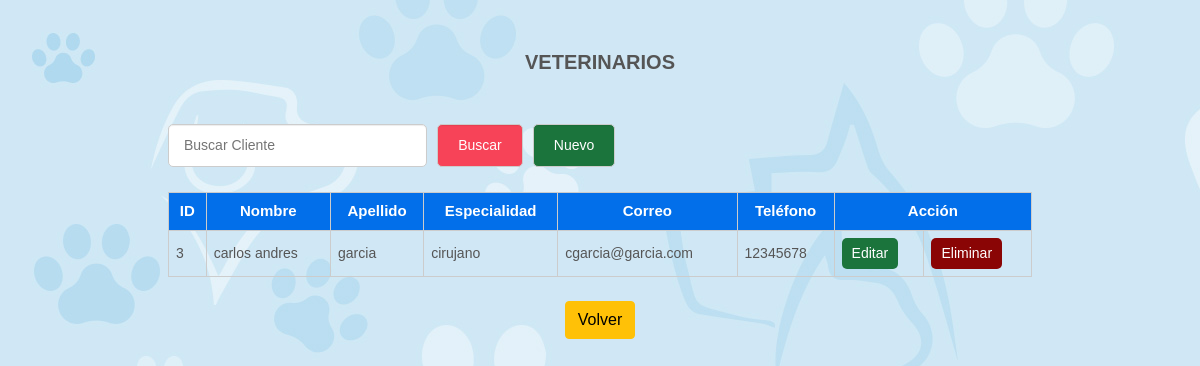
Screenshot of /indexv.php with the database file from the repository.
### tables this page shows
CREATE TABLE `doctor` (
  `id_doctor` int(4) NOT NULL,
  `nombre_doc` varchar(200) NOT NULL,
  `apellido_doc` varchar(200) NOT NULL,
  `especialidad` varchar(200) NOT NULL,
  `correo_doc` varchar(200) NOT NULL,
  `telefono_doc` int(10) NOT NULL
);

### indexv.php (the view, shortened to what this page needs)
<?php
	include_once 'conexion.php';
	$sentencia_select=$conexion->prepare('SELECT *FROM doctor ORDER BY id_doctor DESC');
	$sentencia_select->execute();
	$resultado=$sentencia_select->fetchAll();
?>
<!DOCTYPE html>
<html lang="es">
<head>
	<link rel="stylesheet" href="css/estilos.css">
    <link href="https://cdn.jsdelivr.net/npm/bootstrap@5.0.0-beta3/dist/css/bootstrap.min.css" rel="stylesheet">
	<link rel="stylesheet" href="css/estilos.css">
</head>
<body>
	<div class="contenedor">
		<h1>VETERINARIOS</h1>
		<center>
		<div class="barra__buscador">
			<form action="" class="formulario" method="post">
				<input type="text" name="buscar" placeholder="Buscar Cliente"
				value="<?php if(isset($buscar_text)) echo $buscar_text; ?>" class="input__text">
				<input type="submit" class="btn" name="btn_buscar" value="Buscar" style="background-color:#F74358;">
				<a href="insertv.php" class="btn btn__nuevo" >Nuevo</a>
			</form>
		</div>
		</center>
		<center>
		<table>
			<tr class="head">
				<td style="background-color:#026FEA;">ID</td>
				<td style="background-color:#026FEA;">Nombre</td>
				<td style="background-color:#026FEA;">Apellido</td>
				<td style="background-color:#026FEA;">Especialidad</td>
				<td style="background-color:#026FEA;">Correo</td>
				<td style="background-color:#026FEA;">Teléfono</td>
				<td colspan="2" style="background-color:#026FEA;">Acción</td>
			</tr>
			<?php foreach($resultado as $fila):?>
				<tr >
					<td><?php echo $fila['id_doctor']; ?></td>
					<td><?php echo $fila['nombre_doc']; ?></td>
					<td><?php echo $fila['apellido_doc']; ?></td>
					<td><?php echo $fila['especialidad']; ?></td>
					<td><?php echo $fila['correo_doc']; ?></td>
					<td><?php echo $fila['telefono_doc']; ?></td>
					<td><a href="updatev.php?id_doctor=<?php echo $fila['id_doctor']; ?>"  class="btn__update" >Editar</a></td>
					<td><a href="deletev.php?id_doctor=<?php echo $fila['id_doctor']; ?>" class="btn__delete">Eliminar</a></td>
				</tr>
			<?php endforeach ?>
		</table>
		</center>
		<center>
			<br><a class="btn btn-warning" href="principal.php" role="button">Volver</a><br><br>
		</center>
	</div>
</body>
</html>

### css/estilos.css (style rules this page uses)
* { padding: 0; margin: 0px; box-sizing: border-box; }
body { background-image: url(../image/fondo.jpg); font-family: 'Raleway',sans-serif; font-size: 16px; }
a { text-decoration: none; }
.contenedor { width: 80%; max-width: 1000px; margin: 30px auto; overflow: hidden; }
h1 { display: block; margin-top: 20px; margin-bottom: 20px; text-align: center; font-size: 20px; font-family: 'Raleway', sans-serif; font-weight: bold; color: #555; }
.barra__buscador { width: 100%; margin-top: 50px; margin-bottom: 10px; }
.formulario { display: flex; width: 90%; overflow: hidden; }
form .input__text { width: 90%; border: 1px solid #ccc; border-radius: 5px; box-shadow: 0 1px 1px rgba(0, 0, 0, 0.075) inset; color: #848688; display: block; font-size: 14px; margin-bottom: 15px; padding: 10px 15px; max-width: 30%; margin-right: 10px; outline: medium none; }
form .btn { border: 1px solid #ccc; border-radius: 5px; box-shadow: 0 1px 1px rgba(0, 0, 0, 0.075) inset; color: #fff; display: block; font-size: 14px; background: rgb(3, 113, 163); margin-bottom: 15px; padding: 10px 20px; margin-right: 10px; outline: medium none; cursor: pointer; text-align: left; }
.btn__nuevo { float: right; background: #1b743c !important; }
table { width: 90%; border-collapse: collapse; }
table .head { background: rgb(3, 113, 163); }
table .head td { color: #fff; font-family: 'Raleway',sans-serif; font-weight: bold; font-size: 15px; text-align: center; }
table tr td { border:1px solid #ccc; padding: 7px; font-size: 14px; color: #555; }
.btn__update { display: inline-block; font-size: 14px; background: #1b743c; color: #fff; border-radius: 5px; padding: 5px 10px; }
.btn__delete { display: inline-block; font-size: 14px; background: #8a0505; color: #fff; border-radius: 5px; padding: 5px 10px; }

### rows the page displays
doctor: id_doctor "3", nombre_doc "carlos andres", apellido_doc "garcia", especialidad "cirujano", correo_doc "cgarcia@garcia.com", telefono_doc "12345678"
